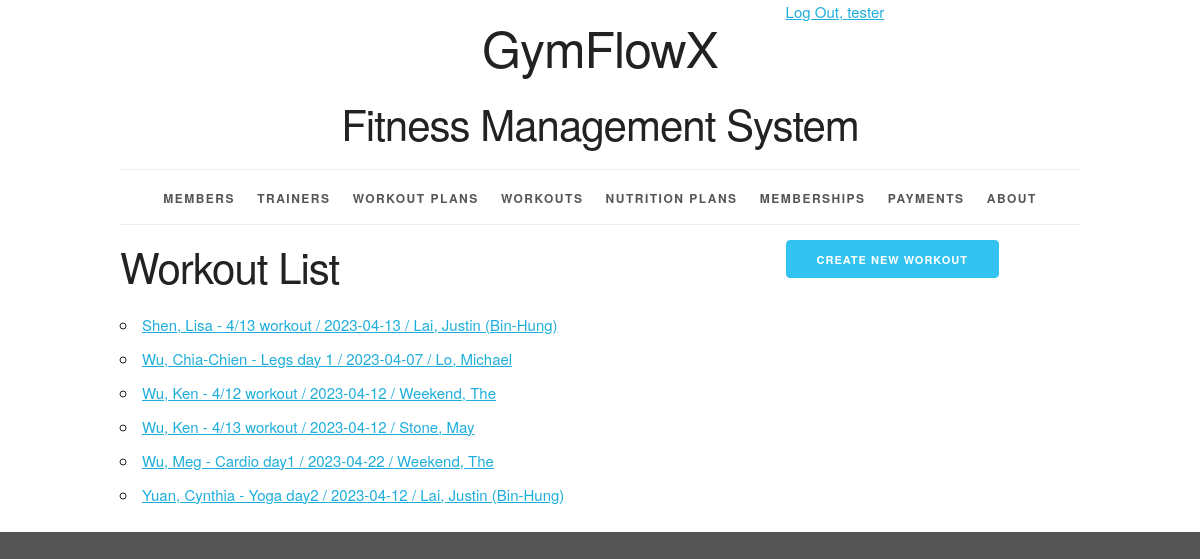
The page /workout/ (signed in) on the database its author committed.
### workoutinfo/models.py (models this page shows, shortened)
class Workout(models.Model):
    workout_id = models.AutoField(primary_key=True)
    date = models.DateField()
    name = models.CharField(max_length=255)
    description = models.TextField()
    duration = models.IntegerField(help_text='Enter duration in minutes')
    workout_plan = models.ForeignKey(WorkoutPlan, related_name='workouts', on_delete=models.PROTECT)
    member = models.ForeignKey(Member, related_name='workouts', on_delete=models.PROTECT)
    trainer = models.ForeignKey(Trainer, related_name='workouts', on_delete=models.PROTECT)
    def __str__(self):
        return f"{self.member} - {self.name} / {self.date} / {self.trainer}"
    def get_absolute_url(self):
        return reverse('workoutinfo_workout_detail_urlpattern',
                       kwargs={'pk': self.pk}
                       )
    class Meta:
        ordering = ['member', 'name', 'date']
        constraints = [
            UniqueConstraint(fields=['member', 'name'], name='unique_workout')
        ]

class Member(models.Model):
    MALE = 'M'
    FEMALE = 'F'
    OTHER = 'O'
    GENDER_CHOICES = [
        (MALE, 'Male'),
        (FEMALE, 'Female'),
        (OTHER, 'Other'),
    ]
    member_id = models.AutoField(primary_key=True)
    first_name = models.CharField(max_length=45)
    last_name = models.CharField(max_length=45)
    disambiguator = models.CharField(max_length=45, blank=True, default='')
    gender = models.CharField(max_length=1, choices=GENDER_CHOICES)
    phone_number = models.CharField(
        max_length=15,
        validators=[RegexValidator(
            r'^\+?\d{9,15}$',
            'Enter a valid phone number.'
        )]
    )
    def __str__(self):
        if self.disambiguator == '':
            return '%s, %s' % (self.last_name, self.first_name)
        else:
            result = '%s, %s (%s)' % (self.last_name, self.first_name, self.disambiguator)
        return result
    class Meta:
        ordering = ['last_name', 'first_name', 'disambiguator']
        constraints = [
            models.UniqueConstraint(fields=['last_name', 'first_name', 'phone_number'], name='unique_member')
        ]

class Trainer(models.Model):
    GENDER_CHOICES = [
        ('M', 'Male'),
        ('F', 'Female'),
        ('O', 'Other'),
    ]
    member_id = models.AutoField(primary_key=True)
    first_name = models.CharField(max_length=45)
    last_name = models.CharField(max_length=45)
    disambiguator = models.CharField(max_length=45, blank=True, default='')
    gender = models.CharField(max_length=1, choices=GENDER_CHOICES)
    phone_number = models.CharField(
        max_length=15,
        validators=[RegexValidator(
            r'^\+?\d{9,15}$',
            'Enter a valid phone number.'
        )]
    )
    def __str__(self):
        if self.disambiguator == '':
            return '%s, %s' % (self.last_name, self.first_name)
        else:
            result = '%s, %s (%s)' % (self.last_name, self.first_name, self.disambiguator)
        return result
    class Meta:
        ordering = ['last_name', 'first_name', 'disambiguator']
        constraints = [
            UniqueConstraint(fields=['last_name', 'first_name', 'phone_number'], name='unique_trainer')
        ]

### workoutinfo/views.py (the view)
class WorkoutList(LoginRequiredMixin, PermissionRequiredMixin, ListView):
    model = Workout
    permission_required = 'workoutinfo.view_workout'

### workoutinfo/templates/workoutinfo/workout_list.html (shortened to what this page needs)
{% extends 'workoutinfo/base.html' %}
{% block create_button %}
    {% if perms.workoutinfo.add_workout %}
        <a href="{% url 'workoutinfo_workout_create_urlpattern' %}"
           class="button button-primary">
            Create New Workout</a>
    {% endif %}
{% endblock %}
{% block org_content %}
    <h2>Workout List</h2>
    <ul>
        {% for workout in workout_list %}
            <li>
                <a href="{{ workout.get_absolute_url }}">{{ workout }}</a>
            </li>
        {% empty %}
            <li><em>There are currently no workouts available.</em></li>
        {% endfor %}
    </ul>
{% endblock %}

### workoutinfo/templates/workoutinfo/base.html (shortened to what this page needs)
{% load static %}
<!DOCTYPE html>
<html lang="en">
<head>
    <link rel="stylesheet" type="text/css"
          href="{% static 'workoutinfo/normalize.css' %}">
    <link rel="stylesheet" type="text/css"
          href="{% static 'workoutinfo/skeleton.css' %}">
    <link rel="stylesheet" type="text/css"
          href="{% static 'workoutinfo/style.css' %}">
</head>
<body>
<div class="container">
    <div class="status row">
        <div class="offset-by-eight four columns">
            <ul class="inline">
                {% if user.is_authenticated %}
                    <li><a href="{% url 'logout_urlpattern' %}">
                        Log Out, {{ user.get_username }}</a></li>
                {% else %}
                    <li><a href="{% url 'login_urlpattern' %}">
                        Log In</a></li>
                {% endif %}
            </ul>
        </div>
    </div>
    <header class="row">
        <div class="offset-by-one ten columns">
            <h1>GymFlowX</h1>
            <h2>Fitness Management System</h2>
        </div>
    </header>
    <nav>
        <ul>
            {% if perms.workoutinfo.view_member %}
                <li>
                    <a href="{% url 'workoutinfo_member_list_urlpattern' %}">
                        Members</a></li>
            {% endif %}
            {% if perms.workoutinfo.view_trainer %}
                <li>
                    <a href="{% url 'workoutinfo_trainer_list_urlpattern' %}">
                        Trainers</a></li>
            {% endif %}
            {% if perms.workoutinfo.view_workoutplan %}
                <li>
                    <a href="{% url 'workoutinfo_workoutplan_list_urlpattern' %}">
                        Workout Plans</a></li>
            {% endif %}
            {% if perms.workoutinfo.view_workout %}
                <li>
                    <a href="{% url 'workoutinfo_workout_list_urlpattern' %}">
                    Workouts</a></li>
            {% endif %}
            {% if perms.workoutinfo.view_nutritionplan %}
                <li>
                    <a href="{% url 'workoutinfo_nutritionplan_list_urlpattern' %}">
                    Nutrition Plans</a></li>
            {% endif %}
            {% if perms.workoutinfo.view_membership %}
                <li>
                    <a href="{% url 'workoutinfo_membership_list_urlpattern' %}">
                        Memberships</a></li>
            {% endif %}
            {% if perms.workoutinfo.view_payment %}
                <li>
                    <a href="{% url 'workoutinfo_payment_list_urlpattern' %}">
                        Payments</a></li>
            {% endif %}
            <li>
                <a href="{% url 'about_urlpattern' %}">
                    About</a></li>
        </ul>
    </nav>
    <main>
        {% block content %}
            <div class="row">
                <section class="eight columns">
                    {% block org_content %}{% endblock %}
                </section>
                <section class="desktop four columns">
                    {% block create_button %}{% endblock %}
                </section>
            </div>
        {% endblock %}
    </main>
</div>
</body>
</html>

### workoutinfo/static/workoutinfo/skeleton.css (style rules this page uses)
.container { position: relative; width: 100%; max-width: 960px; margin: 0 auto; padding: 0 20px; box-sizing: border-box; }
.column, .columns { width: 100%; float: left; box-sizing: border-box; }
@media (min-width: 400px) { .container { width: 85%; padding: 0; } }
@media (min-width: 550px) { .container { width: 80%; } }
@media (min-width: 550px) { .column, .columns { margin-left: 4%; } }
@media (min-width: 550px) { .column:first-child, .columns:first-child { margin-left: 0; } }
@media (min-width: 550px) { .four.columns { width: 30.6666666667%; } }
@media (min-width: 550px) { .eight.columns { width: 65.3333333333%; } }
@media (min-width: 550px) { .ten.columns { width: 82.6666666667%; } }
@media (min-width: 550px) { .offset-by-one.column, .offset-by-one.columns { margin-left: 8.66666666667%; } }
@media (min-width: 550px) { .offset-by-eight.column, .offset-by-eight.columns { margin-left: 69.3333333333%; } }
html { font-size: 62.5%; }
body { font-size: 1.5em; line-height: 1.6; font-weight: 400; font-family: "Raleway", "HelveticaNeue", "Helvetica Neue", Helvetica, Arial, sans-serif; color: #222; }
h1, h2, h3, h4, h5, h6 { margin-top: 0; margin-bottom: 2rem; font-weight: 300; }
h1 { font-size: 4.0rem; line-height: 1.2; letter-spacing: -.1rem; }
h2 { font-size: 3.6rem; line-height: 1.25; letter-spacing: -.1rem; }
@media (min-width: 550px) { h1 { font-size: 5.0rem; } }
@media (min-width: 550px) { h2 { font-size: 4.2rem; } }
a { color: #1EAEDB; }
.button, button, input[type="submit"], input[type="reset"], input[type="button"] { display: inline-block; height: 38px; padding: 0 30px; color: #555; text-align: center; font-size: 11px; font-weight: 600; line-height: 38px; letter-spacing: .1rem; text-transform: uppercase; text-decoration: none; white-space: nowrap; background-color: transparent; border-radius: 4px; border: 1px solid #bbb; cursor: pointer; box-sizing: border-box; }
.button.button-primary, button.button-primary, input[type="submit"].button-primary, input[type="reset"].button-primary, input[type="button"].button-primary { color: #FFF; background-color: #33C3F0; border-color: #33C3F0; }
ul { list-style: circle inside; }
ol, ul { padding-left: 0; margin-top: 0; }
li { margin-bottom: 1rem; }
button, .button { margin-bottom: 1rem; }
pre, blockquote, dl, figure, table, p, ul, ol, form { margin-bottom: 2.5rem; }
.container:after, .row:after, .u-cf { content: ""; display: table; clear: both; }

### workoutinfo/static/workoutinfo/style.css (style rules this page uses)
.desktop { display: none; }
@media (min-width: 550px) { .desktop { display: block; } }
html { height: 100%; background-color: #555; }
body { background-color: white; }
body>div>header { text-align: center;; }
header h1 { display: inline-block; font-weight: normal; font-style: normal; width: 100%; margin-top: 0; padding-top: 0; }
nav { border-top: 1px solid #eee; width: 100%; border-bottom: 1px solid #eee; margin: 0 0 1em; padding: 0; }
nav ul { margin: 0; padding: 1em 0; list-style-type: none; text-align: center; }
nav ul li { display: inline; padding: 0; margin: 0 0.25em; font-weight: 600; text-transform: uppercase; text-align: center; font-size: 1rem; letter-spacing: .10rem; }
@media (min-width: 400px) { nav ul li { letter-spacing: .15rem; font-size: 1.2rem; margin: 0 0.5em; } }
@media (min-width: 550px) { nav ul li { margin: 0 0.75em; } }
nav ul li a { color: #555; text-decoration: none; background-color: transparent; cursor: pointer; }
.inline { list-style-type: none; padding: 0; margin: 0 0 -0.5em; }
.inline li { display: inline; }

### rows shown on the page
Workout: member+name+date "Shen, Lisa - 4/13 workout / 2023-04-13 / Lai, Justin (Bin-Hung)"
Workout: member+name+date "Wu, Chia-Chien - Legs day 1 / 2023-04-07 / Lo, Michael"
Workout: member+name+date "Wu, Ken - 4/12 workout / 2023-04-12 / Weekend, The"
Workout: member+name+date "Wu, Ken - 4/13 workout / 2023-04-12 / Stone, May"
Workout: member+name+date "Wu, Meg - Cardio day1 / 2023-04-22 / Weekend, The"
Workout: member+name+date "Yuan, Cynthia - Yoga day2 / 2023-04-12 / Lai, Justin (Bin-Hung)"

### other values the page prints
{{ user.get_username }} "tester"
